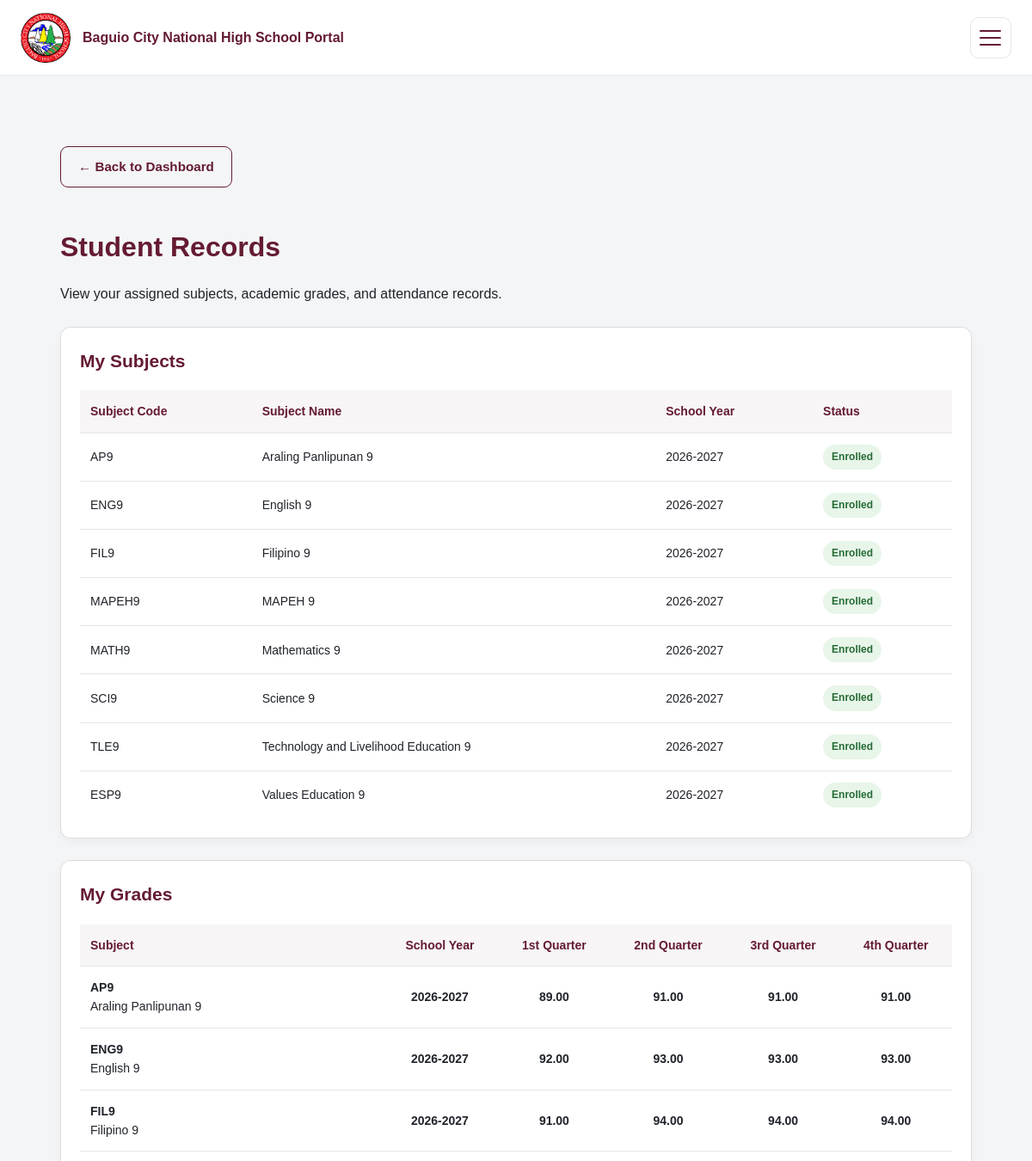
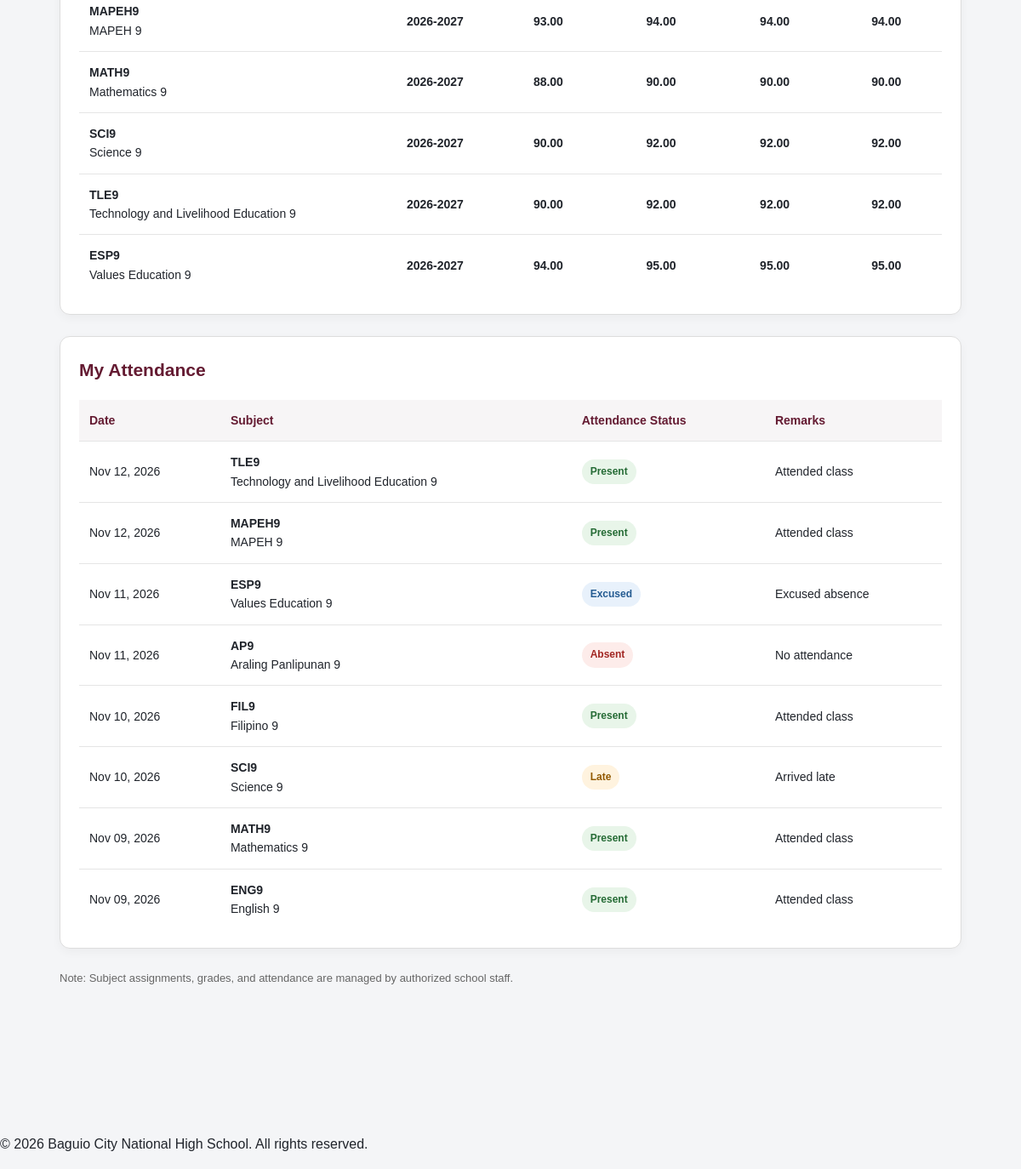
Page /student/records.php (signed in) on the committed database (2 pictures, top to bottom).
### tables this page shows
CREATE TABLE `student_subject_enrollments` (
  `subject_enrollment_id` int(10) UNSIGNED NOT NULL,
  `student_id` int(10) UNSIGNED NOT NULL,
  `subject_id` int(10) UNSIGNED NOT NULL,
  `school_year_id` int(10) UNSIGNED NOT NULL,
  `enrollment_status` enum('Enrolled','Dropped','Completed') NOT NULL DEFAULT 'Enrolled',
  `assigned_by` int(10) UNSIGNED DEFAULT NULL,
  `assigned_at` timestamp NOT NULL DEFAULT current_timestamp()
);

CREATE TABLE `subjects` (
  `subject_id` int(10) UNSIGNED NOT NULL,
  `subject_code` varchar(30) NOT NULL,
  `subject_name` varchar(150) NOT NULL,
  `grade_level_id` int(10) UNSIGNED NOT NULL
);

CREATE TABLE `school_years` (
  `school_year_id` int(10) UNSIGNED NOT NULL,
  `school_year` varchar(20) NOT NULL,
  `start_date` date DEFAULT NULL,
  `end_date` date DEFAULT NULL,
  `status` enum('Active','Inactive','Completed') NOT NULL DEFAULT 'Inactive'
);

CREATE TABLE `attendance_records` (
  `attendance_id` int(10) UNSIGNED NOT NULL,
  `student_id` int(10) UNSIGNED NOT NULL,
  `subject_id` int(10) UNSIGNED DEFAULT NULL,
  `attendance_date` date NOT NULL,
  `attendance_status` enum('Present','Absent','Late','Excused') NOT NULL,
  `remarks` text DEFAULT NULL,
  `recorded_by` int(10) UNSIGNED DEFAULT NULL
);

### includes/functions.php (called while the page is built, shortened)
<?php
function e(?string $value): string
{
    return htmlspecialchars($value ?? '', ENT_QUOTES, 'UTF-8');
}

### student/records.php (the view, shortened to what this page needs)
<?php
require_once __DIR__ . '/../includes/bootstrap.php';
$user = current_user();
$studentStmt = $pdo->prepare("
    SELECT student_id, first_name, middle_name, last_name
    FROM students
    WHERE user_id = :user_id
    LIMIT 1
");
$studentStmt->execute([
    'user_id' => $user['user_id']
]);
$student = $studentStmt->fetch();
$studentId = (int) $student['student_id'];
$subjectStmt = $pdo->prepare("
    SELECT
        s.subject_id,
        s.subject_code,
        s.subject_name,
        se.enrollment_status,
        sy.school_year
    FROM student_subject_enrollments se
    INNER JOIN subjects s
        ON se.subject_id = s.subject_id
    INNER JOIN school_years sy
        ON se.school_year_id = sy.school_year_id
    WHERE se.student_id = :student_id
    ORDER BY sy.school_year DESC, s.subject_name ASC
");
$subjectStmt->execute([
    'student_id' => $studentId
]);
$subjects = $subjectStmt->fetchAll();
$gradeStmt = $pdo->prepare("
    SELECT
        s.subject_id,
        s.subject_code,
        s.subject_name,
        sy.school_year,
        MAX(CASE
            WHEN ar.grading_period = 'First Quarter'
            THEN ar.grade
        END) AS first_quarter,
        MAX(CASE
            WHEN ar.grading_period = 'Second Quarter'
            THEN ar.grade
        END) AS second_quarter,
        MAX(CASE
            WHEN ar.grading_period = 'Third Quarter'
            THEN ar.grade
        END) AS third_quarter,
        MAX(CASE
            WHEN ar.grading_period = 'Fourth Quarter'
            THEN ar.grade
        END) AS fourth_quarter
    FROM academic_records ar
    INNER JOIN subjects s
        ON ar.subject_id = s.subject_id
    INNER JOIN school_years sy
        ON ar.school_year_id = sy.school_year_id
    WHERE ar.student_id = :student_id
    GROUP BY
        s.subject_id,
        s.subject_code,
        s.subject_name,
        sy.school_year_id,
        sy.school_year
    ORDER BY sy.school_year DESC, s.subject_name ASC
");
$gradeStmt->execute([
    'student_id' => $studentId
]);
$grades = $gradeStmt->fetchAll();
$attendanceStmt = $pdo->prepare("
    SELECT
        a.attendance_date,
        a.attendance_status,
        a.remarks,
        s.subject_code,
        s.subject_name
    FROM attendance_records a
    LEFT JOIN subjects s
        ON a.subject_id = s.subject_id
    WHERE a.student_id = :student_id
    ORDER BY a.attendance_date DESC, a.attendance_id DESC
");
$attendanceStmt->execute([
    'student_id' => $studentId
]);
$attendance = $attendanceStmt->fetchAll();
function record_status_class(string $status): string
{
    return match ($status) {
        'Enrolled', 'Present', 'Completed' => 'status-success',
        'Dropped', 'Absent' => 'status-danger',
        'Late' => 'status-warning',
        'Excused' => 'status-info',
        default => 'status-neutral',
    };
}
function display_grade(mixed $grade): string
{
    return $grade !== null
        ? number_format((float) $grade, 2)
        : '—';
}
require_once __DIR__ . '/../includes/header.php';
?>
<main class="records-page">
    <a href="<?= BASE_URL ?>/student/dashboard.php"
       class="button button-outline applications-back-button">
        &larr; Back to Dashboard
    </a>
    <div class="records-heading">
        <h1>Student Records</h1>
        <p>
            View your assigned subjects, academic grades,
            and attendance records.
        </p>
    </div>
    <section class="records-card">
        <h2>My Subjects</h2>
        <?php if ($subjects): ?>
            <div class="records-table-wrapper">
                <table class="records-table">
                    <thead>
                        <tr>
                            <th>Subject Code</th>
                            <th>Subject Name</th>
                            <th>School Year</th>
                            <th>Status</th>
                        </tr>
                    </thead>
                    <tbody>
                        <?php foreach ($subjects as $subject): ?>
                            <tr>
                                <td><?= e($subject['subject_code']) ?></td>
                                <td><?= e($subject['subject_name']) ?></td>
                                <td><?= e($subject['school_year']) ?></td>
                                <td>
                                    <span class="record-status <?= e(record_status_class($subject['enrollment_status'])) ?>">
                                        <?= e($subject['enrollment_status']) ?>
                                    </span>
                                </td>
                            </tr>
                        <?php endforeach; ?>
                    </tbody>
                </table>
            </div>
        <?php endif; ?>
    </section>
    <section class="records-card">
        <h2>My Grades</h2>
        <?php if ($grades): ?>
            <div class="records-table-wrapper">
                <table class="records-table grades-table">
                    <thead>
                        <tr>
                            <th>Subject</th>
                            <th>School Year</th>
                            <th>1st Quarter</th>
                            <th>2nd Quarter</th>
                            <th>3rd Quarter</th>
                            <th>4th Quarter</th>
                        </tr>
                    </thead>
                    <tbody>
                        <?php foreach ($grades as $grade): ?>
                            <tr>
                                <td>
                                    <strong><?= e($grade['subject_code']) ?></strong><br>
                                    <?= e($grade['subject_name']) ?>
                                </td>
                                <td><?= e($grade['school_year']) ?></td>
                                <td><?= e(display_grade($grade['first_quarter'])) ?></td>
                                <td><?= e(display_grade($grade['second_quarter'])) ?></td>
                                <td><?= e(display_grade($grade['third_quarter'])) ?></td>
                                <td><?= e(display_grade($grade['fourth_quarter'])) ?></td>
                            </tr>
                        <?php endforeach; ?>
                    </tbody>
                </table>
            </div>
        <?php endif; ?>
    </section>
    <section class="records-card">
        <h2>My Attendance</h2>
        <?php if ($attendance): ?>
            <div class="records-table-wrapper">
                <table class="records-table">
                    <thead>
                        <tr>
                            <th>Date</th>
                            <th>Subject</th>
                            <th>Attendance Status</th>
                            <th>Remarks</th>
                        </tr>
                    </thead>
                    <tbody>
                        <?php foreach ($attendance as $record): ?>
                            <tr>
                                <td>
                                    <?= e(date('M d, Y', strtotime($record['attendance_date']))) ?>
                                </td>
                                <td>
                                    <?php if ($record['subject_name']): ?>
                                        <strong><?= e($record['subject_code']) ?></strong><br>
                                        <?= e($record['subject_name']) ?>
                                    <?php else: ?>
                                        General Attendance
                                    <?php endif; ?>
                                </td>
                                <td>
                                    <span class="record-status <?= e(record_status_class($record['attendance_status'])) ?>">
                                        <?= e($record['attendance_status']) ?>
                                    </span>
                                </td>
                                <td><?= e($record['remarks'] ?? '—') ?></td>
                            </tr>
                        <?php endforeach; ?>
                    </tbody>
                </table>
            </div>
        <?php endif; ?>
    </section>
    <p class="records-note">
        Note: Subject assignments, grades, and attendance are managed by authorized school staff.
    </p>
</main>
<?php require_once __DIR__ . '/../includes/footer.php'; ?>

### student/records.php (style rules this page uses)
.records-page { max-width: 1100px; margin: 30px auto; padding: 0 20px 40px; }
.records-heading { margin-bottom: 25px; }
.records-heading h1 { color: #641b32; margin-bottom: 8px; }
.records-card { background: #fff; border: 1px solid #ddd; border-radius: 12px; padding: 22px; margin-bottom: 25px; box-shadow: 0 4px 12px rgba(0,0,0,0.04); }
.records-card h2 { color: #641b32; font-size: 21px; margin: 0 0 18px; }
.records-table-wrapper { width: 100%; overflow-x: auto; }
.records-table { width: 100%; border-collapse: collapse; min-width: 600px; }
.records-table th, .records-table td { padding: 13px 12px; border-bottom: 1px solid #e5e5e5; text-align: left; font-size: 14px; }
.records-table th { background: #f7f5f6; color: #641b32; font-weight: 600; }
.records-table tr:last-child td { border-bottom: none; }
.grades-table { min-width: 750px; }
.grades-table th:not(:first-child), .grades-table td:not(:first-child) { text-align: center; }
.grades-table td:not(:first-child) { font-weight: 600; }
.record-status { display: inline-block; padding: 5px 10px; border-radius: 20px; font-size: 12px; font-weight: 600; }
.status-success { background: #e8f5e9; color: #256b35; }
.status-danger { background: #fdecea; color: #a12622; }
.status-warning { background: #fff3df; color: #925900; }
.status-info { background: #e8f1fb; color: #245b91; }
.records-note { font-size: 13px; color: #666; margin-top: 12px; }

### rows in the picture
student_subject_enrollments: subject.subject_code "AP9", subject.subject_name "Araling Panlipunan 9", school_year.school_year "2026-2027", enrollment_status "Enrolled"
student_subject_enrollments: subject.subject_code "ENG9", subject.subject_name "English 9", school_year.school_year "2026-2027", enrollment_status "Enrolled"
student_subject_enrollments: subject.subject_code "FIL9", subject.subject_name "Filipino 9", school_year.school_year "2026-2027", enrollment_status "Enrolled"
student_subject_enrollments: subject.subject_code "MAPEH9", subject.subject_name "MAPEH 9", school_year.school_year "2026-2027", enrollment_status "Enrolled"
student_subject_enrollments: subject.subject_code "MATH9", subject.subject_name "Mathematics 9", school_year.school_year "2026-2027", enrollment_status "Enrolled"
student_subject_enrollments: subject.subject_code "SCI9", subject.subject_name "Science 9", school_year.school_year "2026-2027", enrollment_status "Enrolled"
student_subject_enrollments: subject.subject_code "TLE9", subject.subject_name "Technology and Livelihood Education 9", school_year.school_year "2026-2027", enrollment_status "Enrolled"
student_subject_enrollments: subject.subject_code "ESP9", subject.subject_name "Values Education 9", school_year.school_year "2026-2027", enrollment_status "Enrolled"
subjects: subject_code "AP9", subject_name "Araling Panlipunan 9", school_year "2026-2027", first_quarter "89.00", second_quarter "91.00", third_quarter "91.00", fourth_quarter "91.00"
subjects: subject_code "ENG9", subject_name "English 9", school_year "2026-2027", first_quarter "92.00", second_quarter "93.00", third_quarter "93.00", fourth_quarter "93.00"
subjects: subject_code "FIL9", subject_name "Filipino 9", school_year "2026-2027", first_quarter "91.00", second_quarter "94.00", third_quarter "94.00", fourth_quarter "94.00"
subjects: subject_code "MAPEH9", subject_name "MAPEH 9", school_year "2026-2027", first_quarter "93.00", second_quarter "94.00", third_quarter "94.00", fourth_quarter "94.00"
subjects: subject_code "MATH9", subject_name "Mathematics 9", school_year "2026-2027", first_quarter "88.00", second_quarter "90.00", third_quarter "90.00", fourth_quarter "90.00"
subjects: subject_code "SCI9", subject_name "Science 9", school_year "2026-2027", first_quarter "90.00", second_quarter "92.00", third_quarter "92.00", fourth_quarter "92.00"
subjects: subject_code "TLE9", subject_name "Technology and Livelihood Education 9", school_year "2026-2027", first_quarter "90.00", second_quarter "92.00", third_quarter "92.00", fourth_quarter "92.00"
subjects: subject_code "ESP9", subject_name "Values Education 9", school_year "2026-2027", first_quarter "94.00", second_quarter "95.00", third_quarter "95.00", fourth_quarter "95.00"
attendance_records: attendance_date "Nov 12, 2026", subject.subject_code "TLE9", subject.subject_name "Technology and Livelihood Education 9", attendance_status "Present", remarks "Attended class"
attendance_records: attendance_date "Nov 12, 2026", subject.subject_code "MAPEH9", subject.subject_name "MAPEH 9", attendance_status "Present", remarks "Attended class"
attendance_records: attendance_date "Nov 11, 2026", subject.subject_code "ESP9", subject.subject_name "Values Education 9", attendance_status "Excused", remarks "Excused absence"
attendance_records: attendance_date "Nov 11, 2026", subject.subject_code "AP9", subject.subject_name "Araling Panlipunan 9", attendance_status "Absent", remarks "No attendance"
attendance_records: attendance_date "Nov 10, 2026", subject.subject_code "FIL9", subject.subject_name "Filipino 9", attendance_status "Present", remarks "Attended class"
attendance_records: attendance_date "Nov 10, 2026", subject.subject_code "SCI9", subject.subject_name "Science 9", attendance_status "Late", remarks "Arrived late"
attendance_records: attendance_date "Nov 09, 2026", subject.subject_code "MATH9", subject.subject_name "Mathematics 9", attendance_status "Present", remarks "Attended class"
attendance_records: attendance_date "Nov 09, 2026", subject.subject_code "ENG9", subject.subject_name "English 9", attendance_status "Present", remarks "Attended class"
